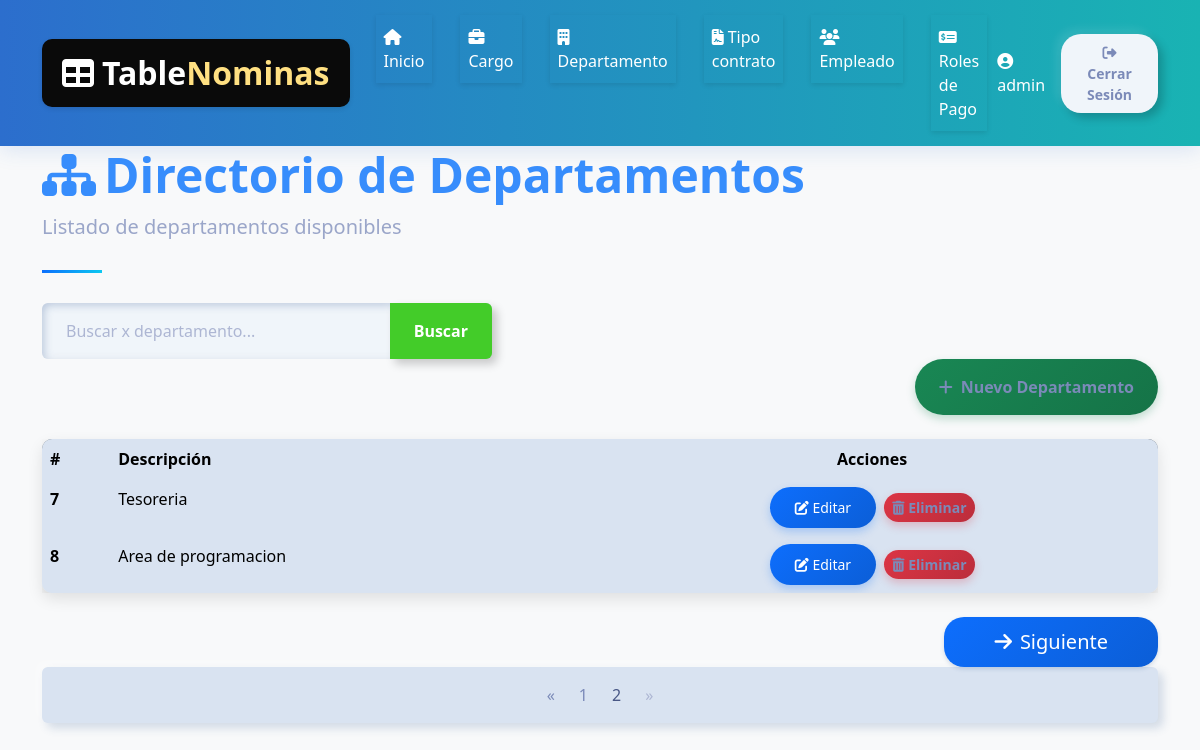
/nomina/departamento_list/?page=2 (signed in), run on an earlier commit of the app's database.
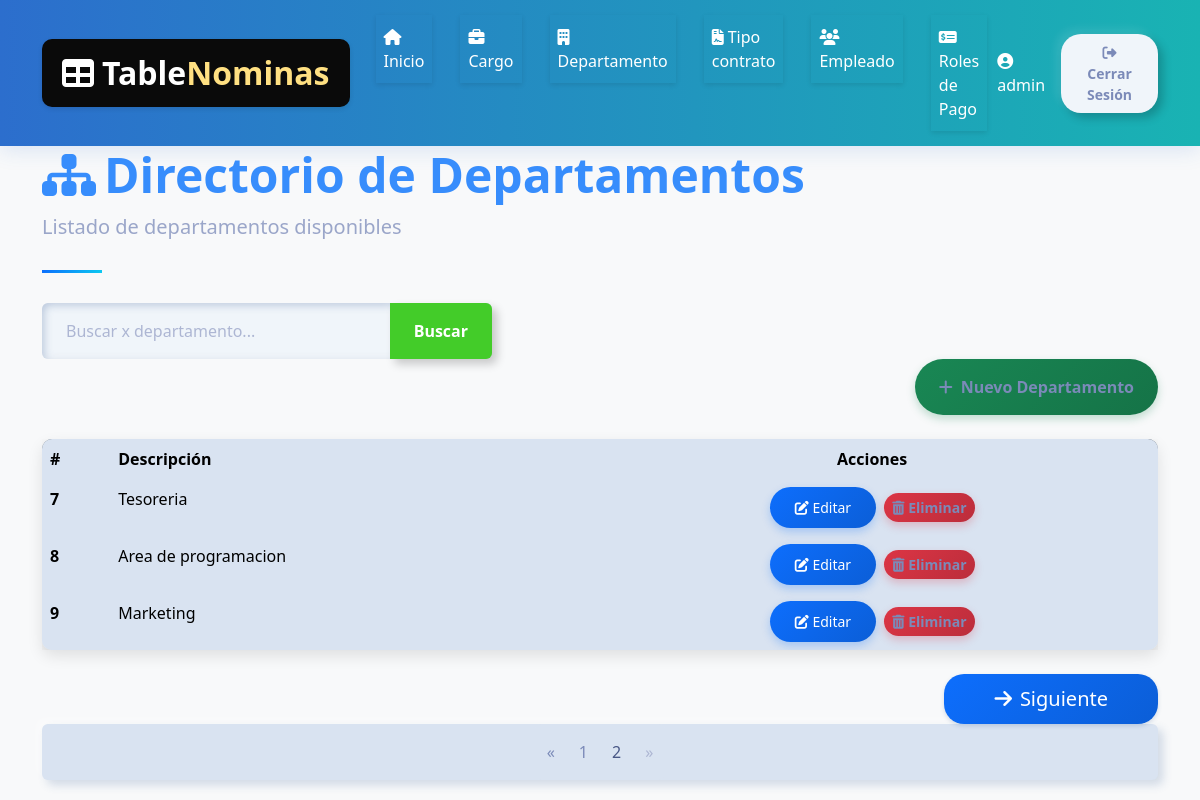
And on a later commit of the database.
### core/models.py (models this page shows, shortened)
class Departamento(models.Model):
    descripcion = models.CharField(max_length=100, unique=True)

### core/views.py (the view)
# urls.py: path('departamento_list/', departamento_list, name='departamento_list'),  # URL para la vista home
@login_required
def departamento_list(request):
    query = request.GET.get('q', None)
    if query:
        departamentos_list = Departamento.objects.filter(descripcion__icontains=query)
    else:
        departamentos_list = Departamento.objects.all().order_by('id')
    paginator = Paginator(departamentos_list, 5)
    page_number = request.GET.get('page')
    departamentos = paginator.get_page(page_number)
    context = {
        'departamentos': departamentos,
        'title': 'Listado de departamentos',
        'query': query
    }
    return render(request, 'departamento/list.html', context)

### template/departamento/list.html (shortened to what the changed rows need)
{% extends "home.html" %}
{% block content %}
    <div class="container">
        <header class="page-header">
            <h1 class="display-5 fw-bold text-primary">
                <i class="fas fa-sitemap me-2"></i>Directorio de Departamentos
            </h1>
        </header>
        <div class="card mb-4">
            <div class="card-body p-0">
                <div class="table-responsive">
                    <table class="table table-hover mb-0">
                        <thead>
                            <tr>
                                <th scope="col">#</th>
                                <th scope="col">Descripción</th>
                                <th scope="col" class="text-center">Acciones</th>
                    </tr>
                </thead>
                <tbody>
                    {% for departamento in departamentos %}
                    <tr>
                        <th scope="row">{{ departamento.id }}</th>
                        <td>{{ departamento.descripcion }}</td>
                        <td class="text-center">
                            <a href="{% url 'core:departamento_update' departamento.id %}" class="btn btn-sm btn-primary me-1">
                                <i class="fas fa-edit"></i> Editar
                            </a>
                            <a href="{% url 'core:departamento_delete' departamento.id %}" class="btn btn-sm btn-danger">
                                <i class="fas fa-trash-alt"></i> Eliminar
                            </a>
                        </td>
                    </tr>
                    {% endfor %}
                </tbody>
            </table>
        </div>
    </div>
</div>
        {% if departamentos.has_other_pages %}
        <nav aria-label="Page navigation" class="mb-4">
            <ul class="pagination justify-content-center">
                {% for i in departamentos.paginator.page_range %}
                    {% if departamentos.number == i %}
                        <li class="page-item active"><span class="page-link">{{ i }}</span></li>
                    {% else %}
                        <li class="page-item"><a class="page-link" href="?page={{ i }}{% if request.GET.q %}&q={{ request.GET.q }}{% endif %}">{{ i }}</a></li>
                    {% endif %}
                {% endfor %}
            </ul>
        </nav>
        {% endif %}
    </div>
{% endblock %}

What changed in the data, as far as the page shows it:
added Departamento: id "9", descripcion "Marketing"
